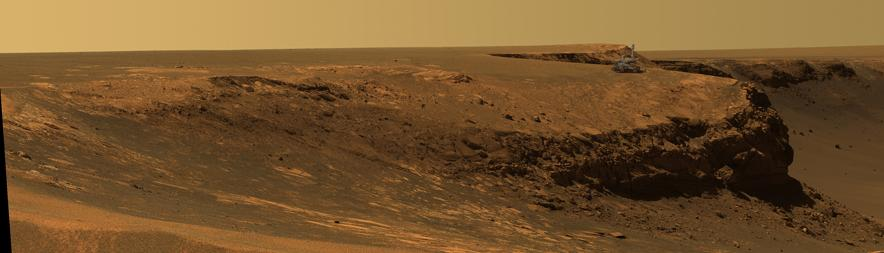
#> input picture Assignment2/Mars.jpg, 884 x 253 px
$ jupyter execute --allow-errors 'contrast_ increasement.ipynb'
#> lines starting #> are read from the running program, lines starting #| are printed output that depends on the picture
[cell 1]
#this is for plotting images
import matplotlib.pyplot as plt
#this is for dealing with images and pixels
from PIL import Image
import numpy as np
import cv2

[cell 2]
img = Image.open("Mars.jpg")
#> img is the input picture: PIL image 884x253 RGB; mean R, G, B 116.3, 83.9, 45.3
rgb_array = np.asarray(img)

[cell 3]
red_channel, green_channel , blue_channel = img.split()
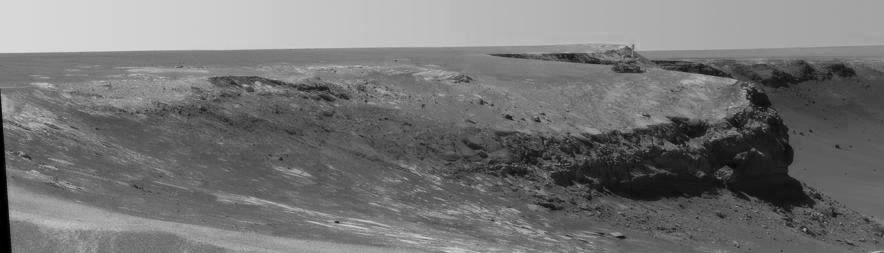
#> red_channel: PIL image 884x253 L; min 0, max 220, mean 116.3
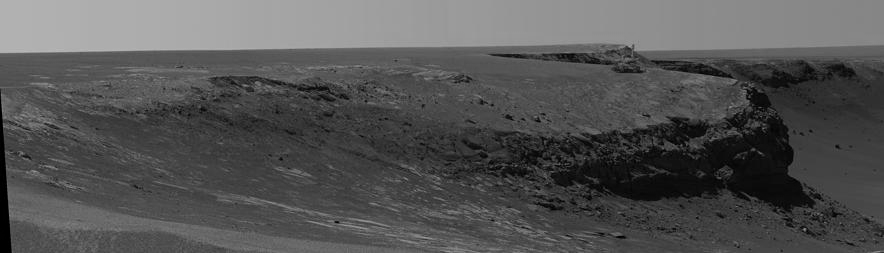
#> green_channel: PIL image 884x253 L; min 0, max 185, mean 83.9
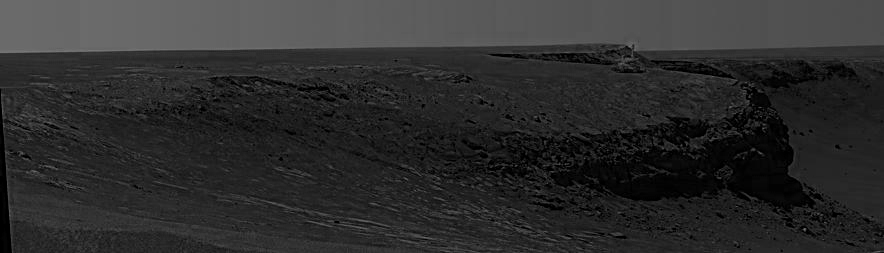
#> blue_channel: PIL image 884x253 L; min 0, max 122, mean 45.3

[cell 4]
red_channel = np.array(red_channel)
blue_channel = np.array(blue_channel)
green_channel = np.array(green_channel)

## Deliverables

### Structuring Element: 3x3 with a=1, b=1

#> (a cell that did not finish here is left out)

[cell 6]
contrast_311 = np.zeros((rgb_array.shape), dtype='int16')
#> (the rest of this cell did not finish here and is left out)

[cell 7]
plt.imshow(contrast_311)

$ run again, with Assignment2/IncContrast911.jpg copied over Assignment2/Mars.jpg
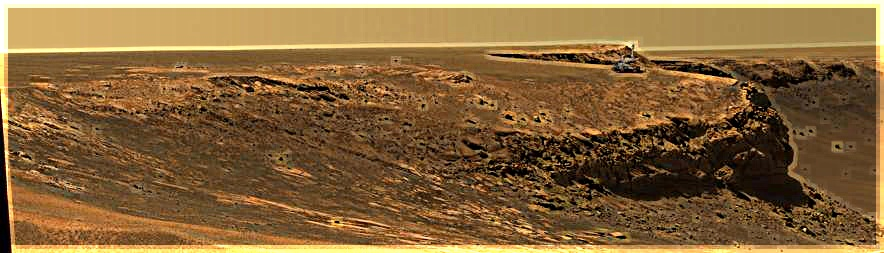
#> input picture Assignment2/IncContrast911.jpg, 884 x 253 px
#> img is the input picture: PIL image 884x253 RGB; mean R, G, B 134.1, 101.7, 60
#> `red_channel, green_channel , blue_channel = img.split()`:
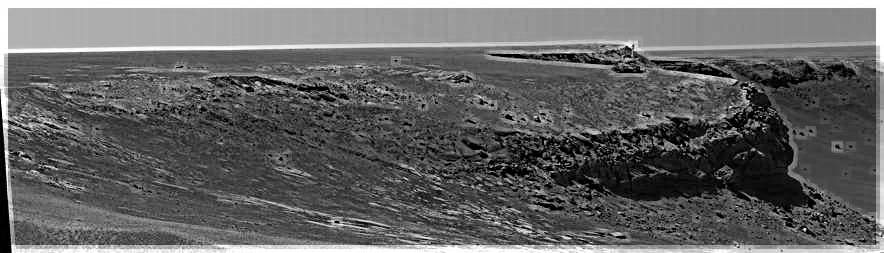
#> green_channel: PIL image 884x253 L; min 0, max 255, mean 101.7
#> `red_channel, green_channel , blue_channel = img.split()`:
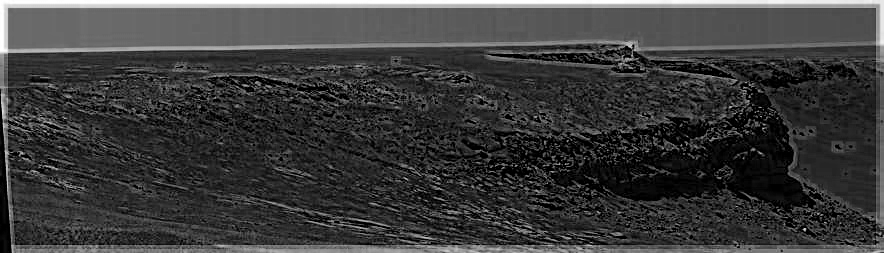
#> blue_channel: PIL image 884x253 L; min 0, max 255, mean 60

$ run again, with Assignment2/dilated.jpg copied over Assignment2/Mars.jpg
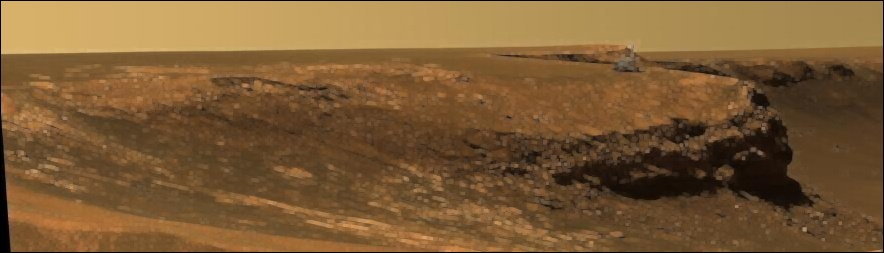
#> input picture Assignment2/dilated.jpg, 884 x 253 px
#> img is the input picture: PIL image 884x253 RGB; mean R, G, B 123.3, 90.8, 52.6
#> `red_channel, green_channel , blue_channel = img.split()`:
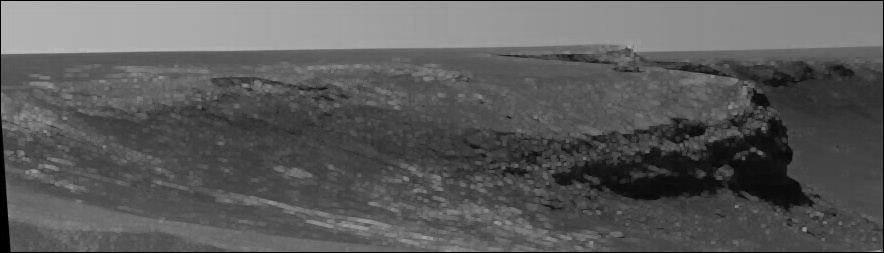
#> green_channel: PIL image 884x253 L; min 0, max 187, mean 90.8
#> `red_channel, green_channel , blue_channel = img.split()`:
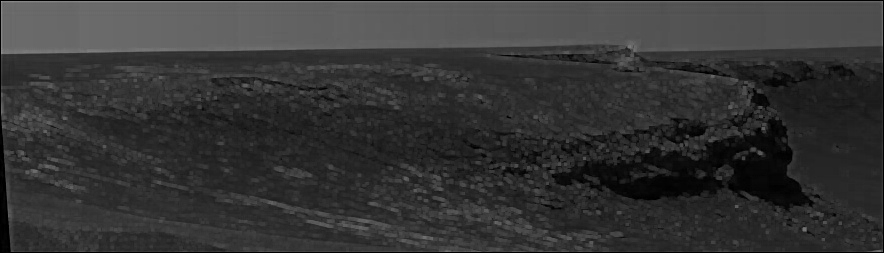
#> blue_channel: PIL image 884x253 L; min 0, max 157, mean 52.6
